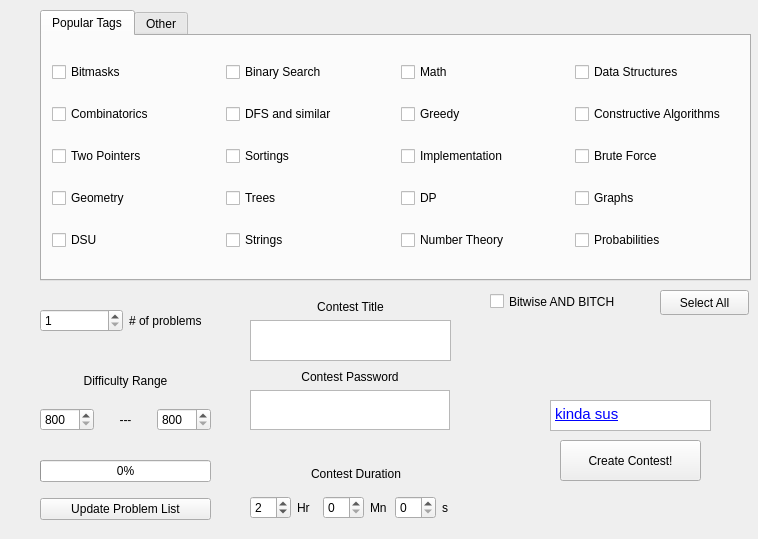
<?xml version="1.0" encoding="UTF-8"?>
<ui version="4.0">
 <class>gui</class>
 <widget class="QWidget" name="gui">
  <property name="geometry">
   <rect>
    <x>0</x>
    <y>0</y>
    <width>758</width>
    <height>539</height>
   </rect>
  </property>
  <property name="windowTitle">
   <string>Codeforces VJudge Contest Generator</string>
  </property>
  <widget class="QWidget" name="verticalLayoutWidget_5">
   <property name="geometry">
    <rect>
     <x>40</x>
     <y>360</y>
     <width>171</width>
     <height>71</height>
    </rect>
   </property>
   <layout class="QVBoxLayout" name="verticalLayout_5">
    <item>
     <widget class="QLabel" name="label_3">
      <property name="layoutDirection">
       <enum>Qt::LeftToRight</enum>
      </property>
      <property name="text">
       <string>Difficulty Range</string>
      </property>
      <property name="alignment">
       <set>Qt::AlignCenter</set>
      </property>
     </widget>
    </item>
    <item>
     <layout class="QHBoxLayout" name="horizontalLayout_2">
      <item>
       <widget class="QSpinBox" name="lowerBoundDiffBox">
        <property name="minimum">
         <number>800</number>
        </property>
        <property name="maximum">
         <number>4000</number>
        </property>
        <property name="singleStep">
         <number>100</number>
        </property>
       </widget>
      </item>
      <item>
       <widget class="QLabel" name="label_2">
        <property name="text">
         <string>---</string>
        </property>
        <property name="alignment">
         <set>Qt::AlignCenter</set>
        </property>
       </widget>
      </item>
      <item>
       <widget class="QSpinBox" name="upperBoundDiffBox">
        <property name="minimum">
         <number>800</number>
        </property>
        <property name="maximum">
         <number>4000</number>
        </property>
        <property name="singleStep">
         <number>100</number>
        </property>
       </widget>
      </item>
     </layout>
    </item>
   </layout>
  </widget>
  <widget class="QWidget" name="horizontalLayoutWidget_3">
   <property name="geometry">
    <rect>
     <x>40</x>
     <y>300</y>
     <width>171</width>
     <height>41</height>
    </rect>
   </property>
   <layout class="QHBoxLayout" name="horizontalLayout_3">
    <item>
     <widget class="QSpinBox" name="numProbBox">
      <property name="minimum">
       <number>1</number>
      </property>
      <property name="maximum">
       <number>26</number>
      </property>
     </widget>
    </item>
    <item>
     <widget class="QLabel" name="label">
      <property name="text">
       <string># of problems</string>
      </property>
     </widget>
    </item>
   </layout>
  </widget>
  <widget class="QPushButton" name="selectAllButton">
   <property name="geometry">
    <rect>
     <x>660</x>
     <y>290</y>
     <width>89</width>
     <height>25</height>
    </rect>
   </property>
   <property name="text">
    <string>Select All</string>
   </property>
  </widget>
  <widget class="QTabWidget" name="tabWidget">
   <property name="geometry">
    <rect>
     <x>40</x>
     <y>10</y>
     <width>711</width>
     <height>271</height>
    </rect>
   </property>
   <property name="currentIndex">
    <number>0</number>
   </property>
   <widget class="QWidget" name="tab">
    <attribute name="title">
     <string>Popular Tags</string>
    </attribute>
    <widget class="QWidget" name="horizontalLayoutWidget">
     <property name="geometry">
      <rect>
       <x>10</x>
       <y>10</y>
       <width>691</width>
       <height>221</height>
      </rect>
     </property>
     <layout class="QHBoxLayout" name="horizontalLayout">
      <item>
       <layout class="QVBoxLayout" name="verticalLayout_2">
        <item>
         <widget class="QCheckBox" name="checkBox_17">
          <property name="text">
           <string>Bitmasks</string>
          </property>
         </widget>
        </item>
        <item>
         <widget class="QCheckBox" name="checkBox_15">
          <property name="text">
           <string>Combinatorics</string>
          </property>
         </widget>
        </item>
        <item>
         <widget class="QCheckBox" name="checkBox_16">
          <property name="text">
           <string>Two Pointers</string>
          </property>
         </widget>
        </item>
        <item>
         <widget class="QCheckBox" name="checkBox_18">
          <property name="text">
           <string>Geometry</string>
          </property>
         </widget>
        </item>
        <item>
         <widget class="QCheckBox" name="checkBox_19">
          <property name="text">
           <string>DSU</string>
          </property>
         </widget>
        </item>
       </layout>
      </item>
      <item>
       <layout class="QVBoxLayout" name="verticalLayout">
        <item>
         <widget class="QCheckBox" name="checkBox_10">
          <property name="text">
           <string>Binary Search</string>
          </property>
         </widget>
        </item>
        <item>
         <widget class="QCheckBox" name="checkBox_11">
          <property name="text">
           <string>DFS and similar</string>
          </property>
         </widget>
        </item>
        <item>
         <widget class="QCheckBox" name="checkBox_9">
          <property name="text">
           <string>Sortings</string>
          </property>
         </widget>
        </item>
        <item>
         <widget class="QCheckBox" name="checkBox_12">
          <property name="text">
           <string>Trees</string>
          </property>
         </widget>
        </item>
        <item>
         <widget class="QCheckBox" name="checkBox_13">
          <property name="text">
           <string>Strings</string>
          </property>
         </widget>
        </item>
       </layout>
      </item>
      <item>
       <layout class="QVBoxLayout" name="verticalLayout_3">
        <item>
         <widget class="QCheckBox" name="checkBox_2">
          <property name="text">
           <string>Math</string>
          </property>
         </widget>
        </item>
        <item>
         <widget class="QCheckBox" name="checkBox_3">
          <property name="text">
           <string>Greedy</string>
          </property>
         </widget>
        </item>
        <item>
         <widget class="QCheckBox" name="checkBox">
          <property name="text">
           <string>Implementation</string>
          </property>
         </widget>
        </item>
        <item>
         <widget class="QCheckBox" name="checkBox_4">
          <property name="text">
           <string>DP</string>
          </property>
         </widget>
        </item>
        <item>
         <widget class="QCheckBox" name="checkBox_14">
          <property name="text">
           <string>Number Theory</string>
          </property>
         </widget>
        </item>
       </layout>
      </item>
      <item>
       <layout class="QVBoxLayout" name="verticalLayout_4">
        <item>
         <widget class="QCheckBox" name="checkBox_5">
          <property name="text">
           <string>Data Structures</string>
          </property>
         </widget>
        </item>
        <item>
         <widget class="QCheckBox" name="checkBox_7">
          <property name="text">
           <string>Constructive Algorithms</string>
          </property>
         </widget>
        </item>
        <item>
         <widget class="QCheckBox" name="checkBox_6">
          <property name="text">
           <string>Brute Force</string>
          </property>
         </widget>
        </item>
        <item>
         <widget class="QCheckBox" name="checkBox_8">
          <property name="text">
           <string>Graphs</string>
          </property>
         </widget>
        </item>
        <item>
         <widget class="QCheckBox" name="checkBox_20">
          <property name="text">
           <string>Probabilities</string>
          </property>
         </widget>
        </item>
       </layout>
      </item>
     </layout>
    </widget>
   </widget>
   <widget class="QWidget" name="tab_2">
    <attribute name="title">
     <string>Other</string>
    </attribute>
    <widget class="QWidget" name="horizontalLayoutWidget_4">
     <property name="geometry">
      <rect>
       <x>10</x>
       <y>10</y>
       <width>691</width>
       <height>221</height>
      </rect>
     </property>
     <layout class="QHBoxLayout" name="horizontalLayout_4">
      <item>
       <layout class="QVBoxLayout" name="verticalLayout_6">
        <item>
         <widget class="QCheckBox" name="checkBox_29">
          <property name="text">
           <string>Fast Fourier Transform</string>
          </property>
         </widget>
        </item>
        <item>
         <widget class="QCheckBox" name="checkBox_28">
          <property name="text">
           <string>String Suffix Structures</string>
          </property>
         </widget>
        </item>
        <item>
         <widget class="QCheckBox" name="checkBox_22">
          <property name="text">
           <string>Divide and Conquer</string>
          </property>
         </widget>
        </item>
        <item>
         <widget class="QCheckBox" name="checkBox_35">
          <property name="text">
           <string>Chinese Remainder Theorem</string>
          </property>
         </widget>
        </item>
       </layout>
      </item>
      <item>
       <layout class="QVBoxLayout" name="verticalLayout_8">
        <item>
         <widget class="QCheckBox" name="checkBox_33">
          <property name="text">
           <string>Expression Parsing</string>
          </property>
         </widget>
        </item>
        <item>
         <widget class="QCheckBox" name="checkBox_31">
          <property name="text">
           <string>Ternary Search</string>
          </property>
         </widget>
        </item>
        <item>
         <widget class="QCheckBox" name="checkBox_32">
          <property name="text">
           <string>Meet in the Middle</string>
          </property>
         </widget>
        </item>
        <item>
         <widget class="QCheckBox" name="checkBox_34">
          <property name="text">
           <string>2-SAT</string>
          </property>
         </widget>
        </item>
       </layout>
      </item>
      <item>
       <layout class="QVBoxLayout" name="verticalLayout_7">
        <item>
         <widget class="QCheckBox" name="checkBox_26">
          <property name="text">
           <string>Flows</string>
          </property>
         </widget>
        </item>
        <item>
         <widget class="QCheckBox" name="checkBox_27">
          <property name="text">
           <string>Matrices</string>
          </property>
         </widget>
        </item>
        <item>
         <widget class="QCheckBox" name="checkBox_21">
          <property name="text">
           <string>Shortest Paths</string>
          </property>
         </widget>
        </item>
        <item>
         <widget class="QCheckBox" name="checkBox_24">
          <property name="text">
           <string>Games</string>
          </property>
         </widget>
        </item>
       </layout>
      </item>
      <item>
       <layout class="QVBoxLayout" name="verticalLayout_9">
        <item>
         <widget class="QCheckBox" name="checkBox_36">
          <property name="text">
           <string>Schedules</string>
          </property>
         </widget>
        </item>
        <item>
         <widget class="QCheckBox" name="checkBox_25">
          <property name="text">
           <string>Interactive</string>
          </property>
         </widget>
        </item>
        <item>
         <widget class="QCheckBox" name="checkBox_30">
          <property name="text">
           <string>Graph Matchings</string>
          </property>
         </widget>
        </item>
        <item>
         <widget class="QCheckBox" name="checkBox_23">
          <property name="text">
           <string>Hashing</string>
          </property>
         </widget>
        </item>
       </layout>
      </item>
     </layout>
    </widget>
   </widget>
  </widget>
  <widget class="QPushButton" name="createButton">
   <property name="geometry">
    <rect>
     <x>560</x>
     <y>440</y>
     <width>141</width>
     <height>41</height>
    </rect>
   </property>
   <property name="text">
    <string>Create Contest!</string>
   </property>
  </widget>
  <widget class="QCheckBox" name="ANDcheck">
   <property name="geometry">
    <rect>
     <x>490</x>
     <y>290</y>
     <width>161</width>
     <height>23</height>
    </rect>
   </property>
   <property name="text">
    <string>Bitwise AND BITCH</string>
   </property>
  </widget>
  <widget class="QWidget" name="verticalLayoutWidget_10">
   <property name="geometry">
    <rect>
     <x>250</x>
     <y>370</y>
     <width>202</width>
     <height>71</height>
    </rect>
   </property>
   <layout class="QVBoxLayout" name="verticalLayout_10">
    <property name="sizeConstraint">
     <enum>QLayout::SetFixedSize</enum>
    </property>
    <item>
     <widget class="QLabel" name="label_4">
      <property name="sizePolicy">
       <sizepolicy hsizetype="Fixed" vsizetype="Fixed">
        <horstretch>0</horstretch>
        <verstretch>0</verstretch>
       </sizepolicy>
      </property>
      <property name="maximumSize">
       <size>
        <width>200</width>
        <height>170</height>
       </size>
      </property>
      <property name="text">
       <string>Contest Password</string>
      </property>
      <property name="alignment">
       <set>Qt::AlignCenter</set>
      </property>
     </widget>
    </item>
    <item>
     <widget class="QTextEdit" name="passwordTextEdit">
      <property name="enabled">
       <bool>true</bool>
      </property>
      <property name="sizePolicy">
       <sizepolicy hsizetype="Fixed" vsizetype="Fixed">
        <horstretch>0</horstretch>
        <verstretch>0</verstretch>
       </sizepolicy>
      </property>
      <property name="maximumSize">
       <size>
        <width>200</width>
        <height>40</height>
       </size>
      </property>
     </widget>
    </item>
   </layout>
  </widget>
  <widget class="QWidget" name="verticalLayoutWidget_11">
   <property name="geometry">
    <rect>
     <x>250</x>
     <y>300</y>
     <width>201</width>
     <height>61</height>
    </rect>
   </property>
   <layout class="QVBoxLayout" name="verticalLayout_11">
    <item>
     <widget class="QLabel" name="label_5">
      <property name="text">
       <string>Contest Title</string>
      </property>
      <property name="alignment">
       <set>Qt::AlignCenter</set>
      </property>
     </widget>
    </item>
    <item>
     <widget class="QTextEdit" name="titleTextEdit"/>
    </item>
   </layout>
  </widget>
  <widget class="QWidget" name="verticalLayoutWidget_12">
   <property name="geometry">
    <rect>
     <x>250</x>
     <y>460</y>
     <width>212</width>
     <height>61</height>
    </rect>
   </property>
   <layout class="QVBoxLayout" name="verticalLayout_12">
    <item>
     <widget class="QLabel" name="label_9">
      <property name="text">
       <string>Contest Duration</string>
      </property>
      <property name="alignment">
       <set>Qt::AlignCenter</set>
      </property>
     </widget>
    </item>
    <item>
     <layout class="QHBoxLayout" name="horizontalLayout_5">
      <item>
       <widget class="QSpinBox" name="hoursBox">
        <property name="maximum">
         <number>72</number>
        </property>
        <property name="value">
         <number>2</number>
        </property>
       </widget>
      </item>
      <item>
       <widget class="QLabel" name="label_6">
        <property name="text">
         <string>Hr</string>
        </property>
       </widget>
      </item>
      <item>
       <widget class="QSpinBox" name="minutesBox">
        <property name="maximum">
         <number>59</number>
        </property>
       </widget>
      </item>
      <item>
       <widget class="QLabel" name="label_8">
        <property name="text">
         <string>Mn</string>
        </property>
       </widget>
      </item>
      <item>
       <widget class="QSpinBox" name="secondsBox">
        <property name="maximum">
         <number>59</number>
        </property>
       </widget>
      </item>
      <item>
       <widget class="QLabel" name="label_7">
        <property name="text">
         <string>s</string>
        </property>
       </widget>
      </item>
     </layout>
    </item>
   </layout>
  </widget>
  <widget class="QWidget" name="verticalLayoutWidget_13">
   <property name="geometry">
    <rect>
     <x>40</x>
     <y>450</y>
     <width>171</width>
     <height>80</height>
    </rect>
   </property>
   <layout class="QVBoxLayout" name="verticalLayout_15">
    <item>
     <widget class="QProgressBar" name="progressBar">
      <property name="value">
       <number>0</number>
      </property>
     </widget>
    </item>
    <item>
     <widget class="QPushButton" name="updateListButton">
      <property name="text">
       <string>Update Problem List</string>
      </property>
     </widget>
    </item>
   </layout>
  </widget>
  <widget class="QTextBrowser" name="linkText">
   <property name="geometry">
    <rect>
     <x>550</x>
     <y>400</y>
     <width>161</width>
     <height>31</height>
    </rect>
   </property>
   <property name="frameShadow">
    <enum>QFrame::Sunken</enum>
   </property>
   <property name="midLineWidth">
    <number>0</number>
   </property>
   <property name="lineWrapMode">
    <enum>QTextEdit::WidgetWidth</enum>
   </property>
   <property name="html">
    <string>&lt;!DOCTYPE HTML PUBLIC &quot;-//W3C//DTD HTML 4.0//EN&quot; &quot;http://www.w3.org/TR/REC-html40/strict.dtd&quot;&gt;
&lt;html&gt;&lt;head&gt;&lt;meta name=&quot;qrichtext&quot; content=&quot;1&quot; /&gt;&lt;style type=&quot;text/css&quot;&gt;
p, li { white-space: pre-wrap; }
&lt;/style&gt;&lt;/head&gt;&lt;body style=&quot; font-family:'Ubuntu'; font-size:11pt; font-weight:400; font-style:normal;&quot;&gt;
&lt;p style=&quot; margin-top:0px; margin-bottom:0px; margin-left:0px; margin-right:0px; -qt-block-indent:0; text-indent:0px;&quot;&gt;&lt;a href=&quot;https://www.ea.com/games/apex-legends/play-now-for-free&quot;&gt;&lt;span style=&quot; text-decoration: underline; color:#0000ff;&quot;&gt;kinda sus&lt;/span&gt;&lt;/a&gt;&lt;/p&gt;&lt;/body&gt;&lt;/html&gt;</string>
   </property>
   <property name="openExternalLinks">
    <bool>true</bool>
   </property>
  </widget>
 </widget>
 <resources/>
 <connections/>
</ui>
